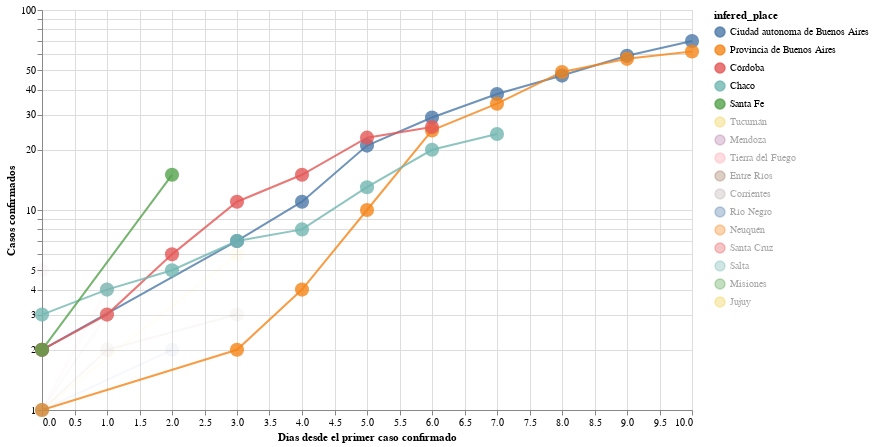

Write notebook code for a chart like this one.
### Markdown cell above
# Graficando las mismas curvas cambiando el eje X

En lugar de utilizar la fecha, utilizamos cantidad de dias desde el primer caso confirmado

### Code cell
#hide_input
plot_evolution(
    cnt_by_place[cnt_by_place >=10].index.tolist(), 
    xaxis='days_from_first_infection', 
    xaxis_title='Dias desde el primer caso confirmado'
)

### Figure 1 — Vega-Lite specification as saved in the notebook (floating-point values rounded to 4 significant figures)
{"config": {"view": {"continuousWidth": 400, "continuousHeight": 300}, "point": {"size": 200}, "title": {"align": "center"}}, "data": {"name": "data-88e3a4a82a2893dd2f7452ea8b316e86"}, "mark": {"type": "line", "point": true, "radius": 150}, "encoding": {"color": {"type": "nominal", "field": "infered_place", "sort": ["Ciudad autonoma de Buenos Aires", "Provincia de Buenos Aires", "Córdoba", "Chaco", "Santa Fe", "Tucumán", "Mendoza", "Tierra del Fuego", "Entre Ríos", "Corrientes", "Río Negro", "Neuquén", "Santa Cruz", "Salta", "Misiones", "Jujuy"]}, "opacity": {"condition": {"value": 0.8, "selection": "selector051"}, "value": 0.05}, "tooltip": [{"type": "nominal", "field": "place"}, {"type": "nominal", "field": "infered_place"}, {"type": "quantitative", "field": "infered_place_score"}, {"type": "quantitative", "field": "infected"}, {"type": "temporal", "field": "date"}, {"type": "quantitative", "field": "cum_infected"}, {"type": "quantitative", "field": "days_from_first_infection"}], "x": {"type": "quantitative", "axis": {"title": "Dias desde el primer caso confirmado"}, "field": "days_from_first_infection"}, "y": {"type": "quantitative", "axis": {"title": "Casos confirmados"}, "field": "cum_infected", "scale": {"type": "log"}}}, "height": 400, "selection": {"selector051": {"type": "multi", "fields": ["infered_place"], "bind": "legend", "init": [{"infered_place": "Ciudad autonoma de Buenos Aires"}, {"infered_place": "Provincia de Buenos Aires"}, {"infered_place": "Córdoba"}, {"infered_place": "Chaco"}, {"infered_place": "Santa Fe"}]}}, "width": 650, "$schema": "https://vega.github.io/schema/vega-lite/v4.0.2.json", "datasets": {"data-88e3a4a82a2893dd2f7452ea8b316e86": [{"place": "Ciudad de Buenos Aires", "infered_place": "Ciudad autonoma de Buenos Aires", "infered_place_score": 1.0, "infected": 2, "date": "2020-03-13T00:00:00", "cum_infected": 2, "days_from_first_infection": 0}, {"place": "Ciudad Autónoma de Buenos Aires", "infered_place": "Ciudad autonoma de Buenos Aires", "infered_place_score": 1.0, "infected": 5, "date": "2020-03-16T00:00:00", "cum_infected": 7, "days_from_first_infection": 3}, {"place": "Ciudad Autónoma de Buenos Aires", "infered_place": "Ciudad autonoma de Buenos Aires", "infered_place_score": 1.0, "infected": 4, "date": "2020-03-17T00:00:00", "cum_infected": 11, "days_from_first_infection": 4}, {"place": "Ciudad Autónoma de Buenos Aires", "infered_place": "Ciudad autonoma de Buenos Aires", "infered_place_score": 1.0, "infected": 10, "date": "2020-03-18T00:00:00", "cum_infected": 21, "days_from_first_infection": 5}, {"place": "Ciudad Autónoma de Buenos Aires", "infered_place": "Ciudad autonoma de Buenos Aires", "infered_place_score": 1.0, "infected": 8, "date": "2020-03-19T00:00:00", "cum_infected": 29, "days_from_first_infection": 6}, {"place": "Ciudad Autónoma de Buenos Aires", "infered_place": "Ciudad autonoma de Buenos Aires", "infered_place_score": 1.0, "infected": 9, "date": "2020-03-20T00:00:00", "cum_infected": 38, "days_from_first_infection": 7}, {"place": "Ciudad Autónoma de Buenos Aires", "infered_place": "Ciudad autonoma de Buenos Aires", "infered_place_score": 1.0, "infected": 9, "date": "2020-03-21T00:00:00", "cum_infected": 47, "days_from_first_infection": 8}, {"place": "Ciudad Autónoma de Buenos Aires", "infered_place": "Ciudad autonoma de Buenos Aires", "infered_place_score": 1.0, "infected": 12, "date": "2020-03-22T00:00:00", "cum_infected": 59, "days_from_first_infection": 9}, {"place": "Ciudad Autónoma de Buenos Aires", "infered_place": "Ciudad autonoma de Buenos Aires", "infered_place_score": 1.0, "infected": 11, "date": "2020-03-23T00:00:00", "cum_infected": 70, "days_from_first_infection": 10}, {"place": "Buenos Aires y", "infered_place": "Provincia de Buenos Aires", "infered_place_score": 1.0, "infected": 1, "date": "2020-03-13T00:00:00", "cum_infected": 1, "days_from_first_infection": 0}, {"place": "Provincia de Buenos Aires", "infered_place": "Provincia de Buenos Aires", "infered_place_score": 1.0, "infected": 1, "date": "2020-03-16T00:00:00", "cum_infected": 2, "days_from_first_infection": 3}, {"place": "Provincia de Buenos Aires", "infered_place": "Provincia de Buenos Aires", "infered_place_score": 1.0, "infected": 2, "date": "2020-03-17T00:00:00", "cum_infected": 4, "days_from_first_infection": 4}, {"place": "Provi ncia de Buenos Aires", "infered_place": "Provincia de Buenos Aires", "infered_place_score": 1.0, "infected": 6, "date": "2020-03-18T00:00:00", "cum_infected": 10, "days_from_first_infection": 5}, {"place": "Provincia de Buenos Aires", "infered_place": "Provincia de Buenos Aires", "infered_place_score": 1.0, "infected": 15, "date": "2020-03-19T00:00:00", "cum_infected": 25, "days_from_first_infection": 6}, {"place": "Provincia de Buenos Aires", "infered_place": "Provincia de Buenos Aires", "infered_place_score": 1.0, "infected": 9, "date": "2020-03-20T00:00:00", "cum_infected": 34, "days_from_first_infection": 7}, {"place": "Provincia de Buenos Aires", "infered_place": "Provincia de Buenos Aires", "infered_place_score": 1.0, "infected": 15, "date": "2020-03-21T00:00:00", "cum_infected": 49, "days_from_first_infection": 8}, {"place": "Provincia de Buenos Aires", "infered_place": "Provincia de Buenos Aires", "infered_place_score": 1.0, "infected": 8, "date": "2020-03-22T00:00:00", "cum_infected": 57, "days_from_first_infection": 9}, {"place": "Provincia de Buenos Aires", "infered_place": "Provincia de Buenos Aires", "infered_place_score": 1.0, "infected": 5, "date": "2020-03-23T00:00:00", "cum_infected": 62, "days_from_first_infection": 10}, {"place": "Córdoba", "infered_place": "Córdoba", "infered_place_score": 1.0, "infected": 2, "date": "2020-03-17T00:00:00", "cum_infected": 2, "days_from_first_infection": 0}, {"place": "Córdoba", "infered_place": "Córdoba", "infered_place_score": 1.0, "infected": 1, "date": "2020-03-18T00:00:00", "cum_infected": 3, "days_from_first_infection": 1}, {"place": "Córdoba", "infered_place": "Córdoba", "infered_place_score": 1.0, "infected": 3, "date": "2020-03-19T00:00:00", "cum_infected": 6, "days_from_first_infection": 2}, {"place": "Córdoba", "infered_place": "Córdoba", "infered_place_score": 1.0, "infected": 5, "date": "2020-03-20T00:00:00", "cum_infected": 11, "days_from_first_infection": 3}, {"place": "Córdoba", "infered_place": "Córdoba", "infered_place_score": 1.0, "infected": 4, "date": "2020-03-21T00:00:00", "cum_infected": 15, "days_from_first_infection": 4}, {"place": "Córdoba", "infered_place": "Córdoba", "infered_place_score": 1.0, "infected": 8, "date": "2020-03-22T00:00:00", "cum_infected": 23, "days_from_first_infection": 5}, {"place": "Córdoba", "infered_place": "Córdoba", "infered_place_score": 1.0, "infected": 3, "date": "2020-03-23T00:00:00", "cum_infected": 26, "days_from_first_infection": 6}, {"place": "Chaco y uno", "infered_place": "Chaco", "infered_place_score": 0.4545, "infected": 3, "date": "2020-03-16T00:00:00", "cum_infected": 3, "days_from_first_infection": 0}, {"place": "Chaco", "infered_place": "Chaco", "infered_place_score": 1.0, "infected": 1, "date": "2020-03-17T00:00:00", "cum_infected": 4, "days_from_first_infection": 1}, {"place": "Chaco", "infered_place": "Chaco", "infered_place_score": 1.0, "infected": 1, "date": "2020-03-18T00:00:00", "cum_infected": 5, "days_from_first_infection": 2}, {"place": "Chaco", "infered_place": "Chaco", "infered_place_score": 1.0, "infected": 2, "date": "2020-03-19T00:00:00", "cum_infected": 7, "days_from_first_infection": 3}, {"place": "Chaco", "infered_place": "Chaco", "infered_place_score": 1.0, "infected": 1, "date": "2020-03-20T00:00:00", "cum_infected": 8, "days_from_first_infection": 4}, {"place": "Chaco", "infered_place": "Chaco", "infered_place_score": 1.0, "infected": 5, "date": "2020-03-21T00:00:00", "cum_infected": 13, "days_from_first_infection": 5}, {"place": "Chaco", "infered_place": "Chaco", "infered_place_score": 1.0, "infected": 7, "date": "2020-03-22T00:00:00", "cum_infected": 20, "days_from_first_infection": 6}, {"place": "Chaco", "infered_place": "Chaco", "infered_place_score": 1.0, "infected": 4, "date": "2020-03-23T00:00:00", "cum_infected": 24, "days_from_first_infection": 7}, {"place": "Santa Fe", "infered_place": "Santa Fe", "infered_place_score": 1.0, "infected": 2, "date": "2020-03-21T00:00:00", "cum_infected": 2, "days_from_first_infection": 0}, {"place": "Santa Fe", "infered_place": "Santa Fe", "infered_place_score": 1.0, "infected": 13, "date": "2020-03-23T00:00:00", "cum_infected": 15, "days_from_first_infection": 2}, {"place": "Tucumán", "infered_place": "Tucumán", "infered_place_score": 1.0, "infected": 1, "date": "2020-03-19T00:00:00", "cum_infected": 1, "days_from_first_infection": 0}, {"place": "Tucumán", "infered_place": "Tucumán", "infered_place_score": 1.0, "infected": 5, "date": "2020-03-22T00:00:00", "cum_infected": 6, "days_from_first_infection": 3}, {"place": "Mendoza", "infered_place": "Mendoza", "infered_place_score": 1.0, "infected": 5, "date": "2020-03-21T00:00:00", "cum_infected": 5, "days_from_first_infection": 0}, {"place": "Tierra del Fuego", "infered_place": "Tierra del Fuego", "infered_place_score": 1.0, "infected": 1, "date": "2020-03-20T00:00:00", "cum_infected": 1, "days_from_first_infection": 0}, {"place": "Tierra del Fuego", "infered_place": "Tierra del Fuego", "infered_place_score": 1.0, "infected": 3, "date": "2020-03-21T00:00:00", "cum_infected": 4, "days_from_first_infection": 1}, {"place": "Entre Ríos", "infered_place": "Entre Ríos", "infered_place_score": 1.0, "infected": 1, "date": "2020-03-17T00:00:00", "cum_infected": 1, "days_from_first_infection": 0}, {"place": "Entre Ríos", "infered_place": "Entre Ríos", "infered_place_score": 1.0, "infected": 1, "date": "2020-03-18T00:00:00", "cum_infected": 2, "days_from_first_infection": 1}, {"place": "Entre Ríos", "infered_place": "Entre Ríos", "infered_place_score": 1.0, "infected": 1, "date": "2020-03-20T00:00:00", "cum_infected": 3, "days_from_first_infection": 3}, {"place": "Corrientes", "infered_place": "Corrientes", "infered_place_score": 1.0, "infected": 1, "date": "2020-03-20T00:00:00", "cum_infected": 1, "days_from_first_infection": 0}, {"place": "Corrientes", "infered_place": "Corrientes", "infered_place_score": 1.0, "infected": 2, "date": "2020-03-21T00:00:00", "cum_infected": 3, "days_from_first_infection": 1}, {"place": "Río Negro", "infered_place": "Río Negro", "infered_place_score": 1.0, "infected": 1, "date": "2020-03-17T00:00:00", "cum_infected": 1, "days_from_first_infection": 0}, {"place": "Rio Negro", "infered_place": "Río Negro", "infered_place_score": 1.0, "infected": 1, "date": "2020-03-19T00:00:00", "cum_infected": 2, "days_from_first_infection": 2}, {"place": "Neuquén", "infered_place": "Neuquén", "infered_place_score": 1.0, "infected": 2, "date": "2020-03-20T00:00:00", "cum_infected": 2, "days_from_first_infection": 0}, {"place": "Santa Cruz", "infered_place": "Santa Cruz", "infered_place_score": 1.0, "infected": 1, "date": "2020-03-17T00:00:00", "cum_infected": 1, "days_from_first_infection": 0}, {"place": "Salt a", "infered_place": "Salta", "infered_place_score": 0.8333, "infected": 1, "date": "2020-03-17T00:00:00", "cum_infected": 1, "days_from_first_infection": 0}, {"place": "Misiones", "infered_place": "Misiones", "infered_place_score": 1.0, "infected": 1, "date": "2020-03-22T00:00:00", "cum_infected": 1, "days_from_first_infection": 0}, {"place": "Jujuy", "infered_place": "Jujuy", "infered_place_score": 1.0, "infected": 1, "date": "2020-03-17T00:00:00", "cum_infected": 1, "days_from_first_infection": 0}]}}
